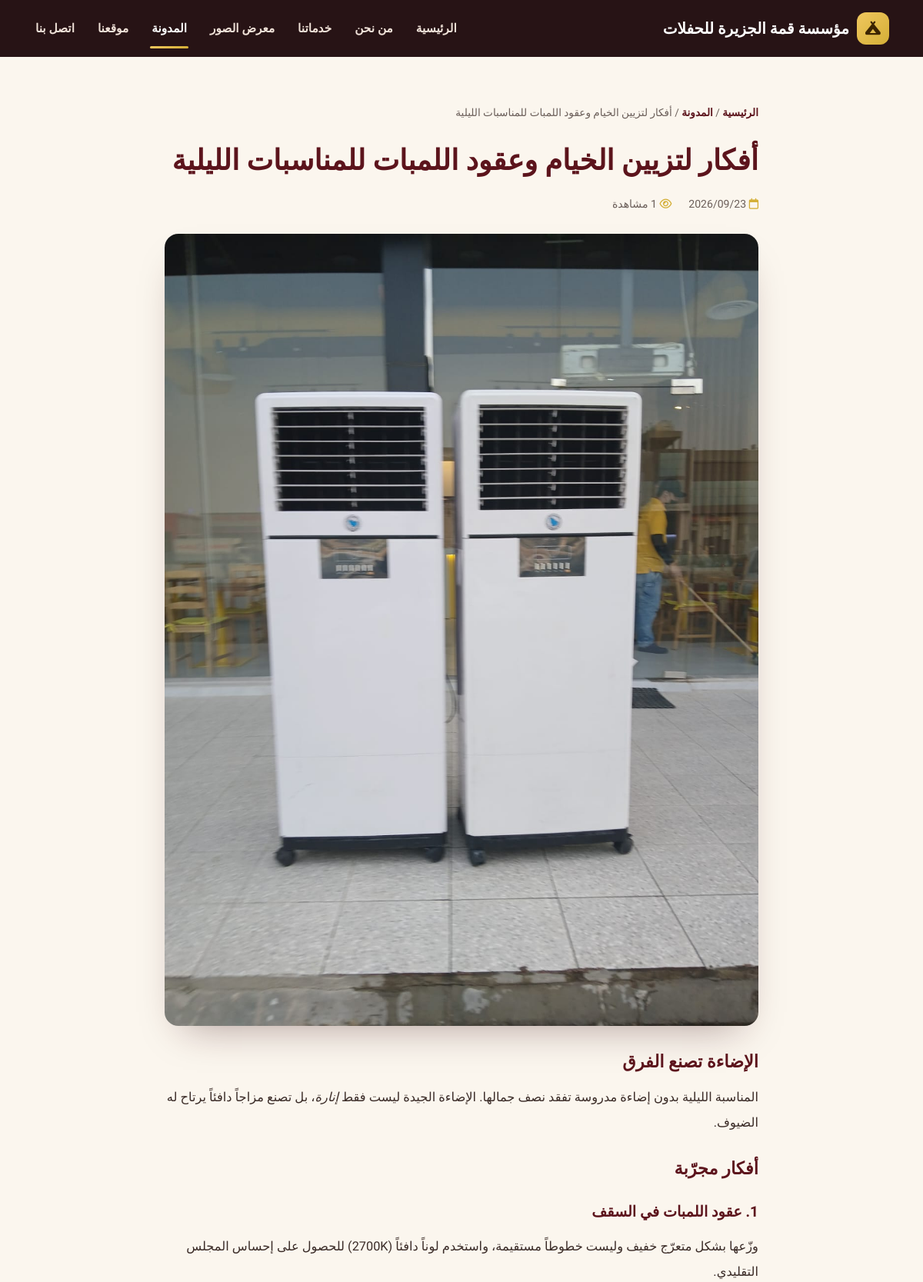
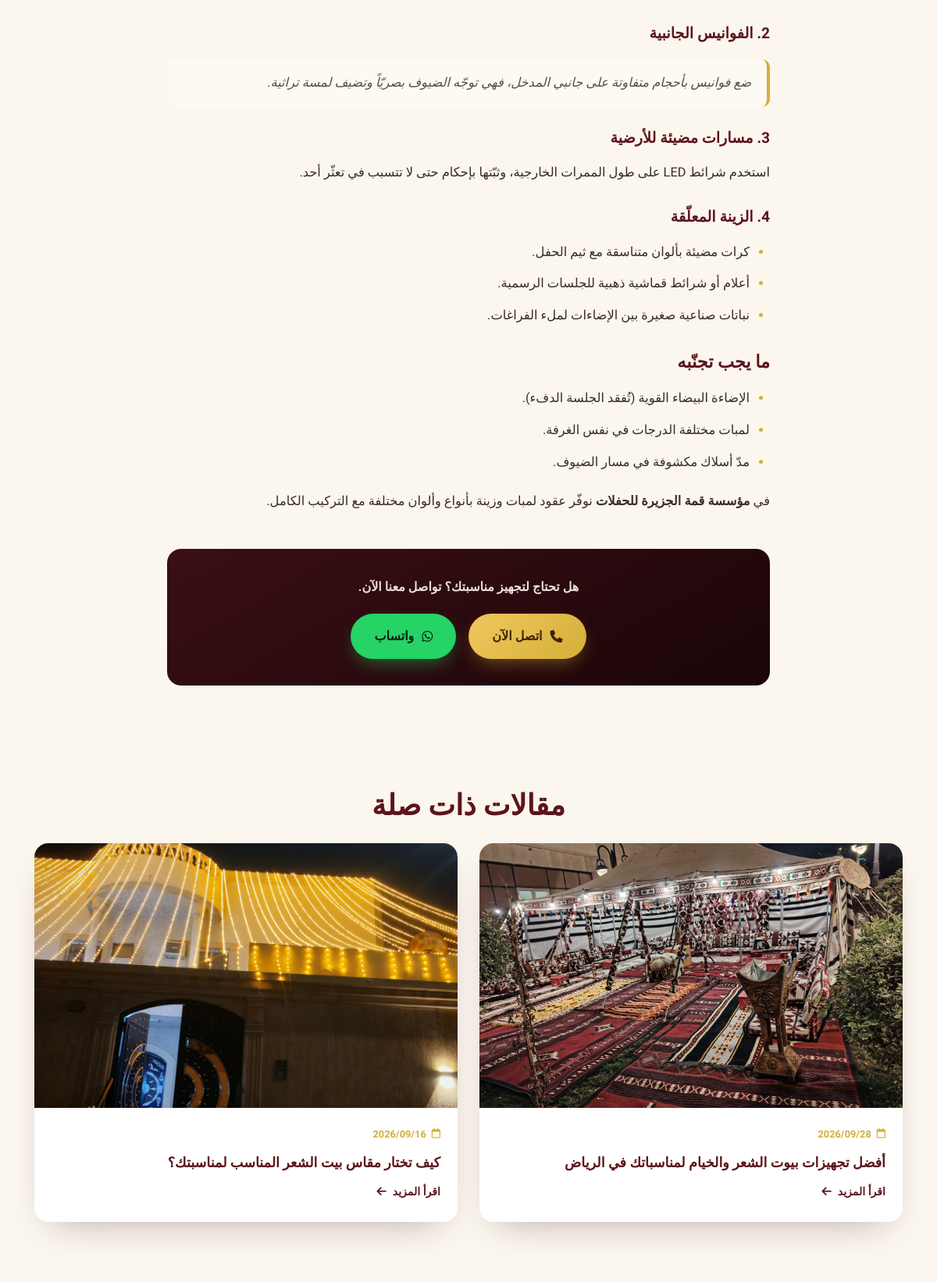
The app's page /post.php?slug=tent-lighting-ideas-night-events (upper part) with its own data (2 pictures, top to bottom).
### tables this page shows
CREATE TABLE IF NOT EXISTS `posts` (
  `id` int(11) NOT NULL AUTO_INCREMENT,
  `title` varchar(255) NOT NULL,
  `slug` varchar(255) NOT NULL,
  `excerpt` text DEFAULT NULL,
  `content` longtext DEFAULT NULL,
  `image` varchar(255) DEFAULT '',
  `status` enum('published','draft') DEFAULT 'published',
  `views` int(11) DEFAULT 0,
  `created_at` timestamp NOT NULL DEFAULT current_timestamp(),
  PRIMARY KEY (`id`),
  UNIQUE KEY `slug` (`slug`)
);

### config.php (called while the page is built, shortened)
<?php
if (!defined('SKIP_DB_CONNECT')) {
    try {
        $pdo = new PDO(
            'mysql:host=' . DB_HOST . ';dbname=' . DB_NAME . ';charset=utf8mb4',
            DB_USER,
            DB_PASS,
            [
                PDO::ATTR_ERRMODE            => PDO::ERRMODE_EXCEPTION,
                PDO::ATTR_DEFAULT_FETCH_MODE => PDO::FETCH_ASSOC,
                PDO::ATTR_EMULATE_PREPARES   => false,
            ]
        );
    } catch (PDOException $e) {
        die('<div style="font-family:Tahoma;padding:30px;text-align:center">
             تعذر الاتصال بقاعدة البيانات.<br>تأكد من بيانات الاتصال في ملف <b>config.php</b>
             </div>');
    }
}
function settings_all()
{
    global $pdo;
    static $cache = null;
    if ($cache === null) {
        $cache = [];
        foreach ($pdo->query("SELECT `key`, `value` FROM settings") as $row) {
            $cache[$row['key']] = $row['value'];
        }
    }
    return $cache;
}
function setting($key, $default = '')
{
    $all = settings_all();
    return (isset($all[$key]) && $all[$key] !== '') ? $all[$key] : $default;
}
function e($v)
{
    return htmlspecialchars((string)$v, ENT_QUOTES, 'UTF-8');
}

### post.php (the view, shortened to what this page needs)
<?php
require_once __DIR__ . '/config.php';
$slug = isset($_GET['slug']) ? trim($_GET['slug']) : '';
$stmt = $pdo->prepare("SELECT * FROM posts WHERE slug = ? AND status='published' LIMIT 1");
$stmt->execute([$slug]);
$post = $stmt->fetch();
$pdo->prepare("UPDATE posts SET views = views + 1 WHERE id = ?")->execute([$post['id']]);
$related = $pdo->prepare("SELECT * FROM posts WHERE status='published' AND id <> ? ORDER BY created_at DESC LIMIT 3");
$related->execute([$post['id']]);
$related = $related->fetchAll();
$phone    = setting('phone', '0548203757');
$whatsapp = preg_replace('/\D/', '', setting('whatsapp', '966548203757'));
$wa_link  = 'https://wa.me/' . $whatsapp;
?>
<!DOCTYPE html>
<html lang="ar" dir="rtl">
<head>
    <link rel="stylesheet" href="https://cdnjs.cloudflare.com/ajax/libs/font-awesome/6.5.2/css/all.min.css">
    <link rel="stylesheet" href="style.css">
    <link rel="stylesheet" href="blog.css">
</head>
<body>
    <header class="site-header">
        <div class="container header-inner">
            <a href="index.php" class="logo">
                <span class="logo-mark"><i class="fa-solid fa-campground"></i></span>
                <span class="logo-text"><?= e(setting('site_name')) ?></span>
            </a>
            <nav class="main-nav" id="mainNav">
                <a href="index.php">الرئيسية</a>
                <a href="index.php#about">من نحن</a>
                <a href="index.php#services">خدماتنا</a>
                <a href="index.php#gallery">معرض الصور</a>
                <a href="blog.php" class="active">المدونة</a>
                <a href="index.php#location">موقعنا</a>
                <a href="index.php#contact">اتصل بنا</a>
            </nav>
        </div>
    </header>
    <article class="single-post">
        <div class="container post-container">
            <nav class="breadcrumb">
                <a href="index.php">الرئيسية</a> / <a href="blog.php">المدونة</a> / <span><?= e($post['title']) ?></span>
            </nav>
            <h1 class="post-title"><?= e($post['title']) ?></h1>
            <div class="post-meta">
                <span><i class="fa-regular fa-calendar"></i> <?= date('Y/m/d', strtotime($post['created_at'])) ?></span>
                <span><i class="fa-regular fa-eye"></i> <?= (int)$post['views'] ?> مشاهدة</span>
            </div>
            <?php if ($post['image']): ?>
                <div class="post-image">
                    <img src="<?= e($post['image']) ?>" alt="<?= e($post['title']) ?>">
                </div>
            <?php endif; ?>
            <div class="post-content">
                <?= $post['content'] ?>
            </div>
            <div class="post-cta">
                <p>هل تحتاج لتجهيز مناسبتك؟ تواصل معنا الآن.</p>
                <div class="hero-actions" style="justify-content:center">
                    <a class="btn btn-call" href="tel:<?= e($phone) ?>">
                        <i class="fa-solid fa-phone"></i> اتصل الآن
                    </a>
                    <a class="btn btn-whatsapp" href="<?= e($wa_link) ?>" target="_blank" rel="noopener">
                        <i class="fa-brands fa-whatsapp"></i> واتساب
                    </a>
                </div>
            </div>
        </div>
    </article>
    <?php if ($related): ?>
    <section class="blog-home">
        <div class="container">
            <h2 class="section-title">مقالات ذات صلة</h2>
            <div class="blog-grid">
                <?php foreach ($related as $p): ?>
                <article class="blog-card">
                    <a class="blog-thumb" href="post.php?slug=<?= urlencode($p['slug']) ?>">
                        <img src="<?= e($p['image'] ?: 'imgs/img1.jpeg') ?>" alt="<?= e($p['title']) ?>" loading="lazy">
                    </a>
                    <div class="blog-body">
                        <span class="blog-date">
                            <i class="fa-regular fa-calendar"></i> <?= date('Y/m/d', strtotime($p['created_at'])) ?>
                        </span>
                        <h3><a href="post.php?slug=<?= urlencode($p['slug']) ?>"><?= e($p['title']) ?></a></h3>
                        <a class="blog-more" href="post.php?slug=<?= urlencode($p['slug']) ?>">
                            اقرأ المزيد <i class="fa-solid fa-arrow-left"></i>
                        </a>
                    </div>
                </article>
                <?php endforeach; ?>
            </div>
        </div>
    </section>
    <?php endif; ?>
</body>
</html>

### style.css (style rules this page uses)
:root { --ink:#1a0508; --maroon-deep:#3b0f14; --maroon:#5c141c; --gold:#d4af37; --gold-bright:#f0c75e; --cream:#fbf6ee; --grey:#6b5f5a; --whatsapp:#25d366; --white:#ffffff; --radius:18px; --container:1160px; --font:'Cairo','Tahoma',sans-serif; }
* { box-sizing:border-box;margin:0;padding:0; }
html { scroll-behavior:smooth; }
body { font-family:var(--font);ئ color:var(--ink); background:var(--cream); line-height:1.85; -webkit-font-smoothing:antialiased; }
img { max-width:100%;display:block; }
a { color:inherit;text-decoration:none; }
.container { max-width:var(--container);margin:0 auto;padding:0 24px; }
.logo-mark { animation:floatY 3.4s ease-in-out infinite; }
.hero-actions { display:flex;gap:16px;flex-wrap:wrap; }
.btn { display:inline-flex;align-items:center;gap:10px; padding:14px 30px;border-radius:999px;font-weight:700;font-size:1rem; transition:transform .15s ease, box-shadow .15s ease; }
.btn-whatsapp { background:var(--whatsapp);color:#06210f;box-shadow:0 10px 24px -8px rgba(37,211,102,.55); }
.btn-call { background:linear-gradient(135deg,var(--gold-bright),var(--gold));color:#3b2400;box-shadow:0 10px 24px -8px rgba(212,175,55,.5); }
.site-header { position:sticky;top:0;z-index:50;background:rgba(26,5,8,.94);backdrop-filter:blur(6px); }
.header-inner { display:flex;align-items:center;justify-content:space-between;padding:16px 24px; }
.logo { display:flex;align-items:center;gap:10px; }
.logo-mark { width:42px;height:42px;border-radius:12px; background:linear-gradient(135deg,var(--gold-bright),var(--gold)); display:flex;align-items:center;justify-content:center;color:#3b2400;font-size:1.1rem;flex-shrink:0; }
.logo-text { color:#fff;font-weight:800;font-size:1.25rem; }
.main-nav { display:flex;gap:26px; }
.main-nav a { color:#f0e2d8;font-weight:600;font-size:.96rem;padding:6px 2px;position:relative; }
.main-nav a.active,.main-nav a:hover { color:#fff; }
.main-nav a.active::after { content:'';position:absolute;right:0;left:0;bottom:-6px;height:3px;border-radius:3px; background:linear-gradient(90deg,var(--gold-bright),var(--gold)); }
.section-title { text-align:center;font-size:clamp(1.7rem,3.4vw,2.3rem);font-weight:800;margin-bottom:14px;color:var(--maroon); }

### records on screen
posts: title "أفكار لتزيين الخيام وعقود اللمبات للمناسبات الليلية", created_at "2026/09/23", image (picture), content "الإضاءة تصنع الفرق المناسبة الليلية بدون إضاءة مدروسة تفقد نصف جمالها. الإضاءة الجيدة ليست فقط إنارة ، بل تصنع مزاجاً دافئاً يرتاح له الضيوف. أفكار مجرّبة 1. عقود اللمبات في السقف وزّعها بشكل متعرّج خفيف وليست خطوطاً مستقيمة، واستخدم لوناً دافئاً (2700K) للحصول على إحساس المجلس التقليدي. 2. الفوانيس الجانبية ضع فوانيس بأحجام متفاوتة على جانبي المدخل، فهي توجّه الضيوف بصريّاً وتضيف لمسة تراثية. 3. مسارات مضيئة للأرضية استخدم شرائط LED على طول الممرات الخارجية، وثبّتها بإحكام حتى لا تتسبب في تعثّر أحد. 4. الزينة المعلّقة كرات مضيئة بألوان متناسقة مع ثيم الحفل. أعلام أو شرائط قماشية ذهبية للجلسات الرسمية. نباتات صناعية صغيرة بين الإضاءات لملء الفراغات. ما يجب تجنّبه الإضاءة البيضاء القوية…"
posts: image (picture), created_at "2026/09/28", title "أفضل تجهيزات بيوت الشعر والخيام لمناسباتك في الرياض"
posts: image (picture), created_at "2026/09/16", title "كيف تختار مقاس بيت الشعر المناسب لمناسبتك؟"

### other values on screen
setting('site_name') "مؤسسة قمة الجزيرة للحفلات"
